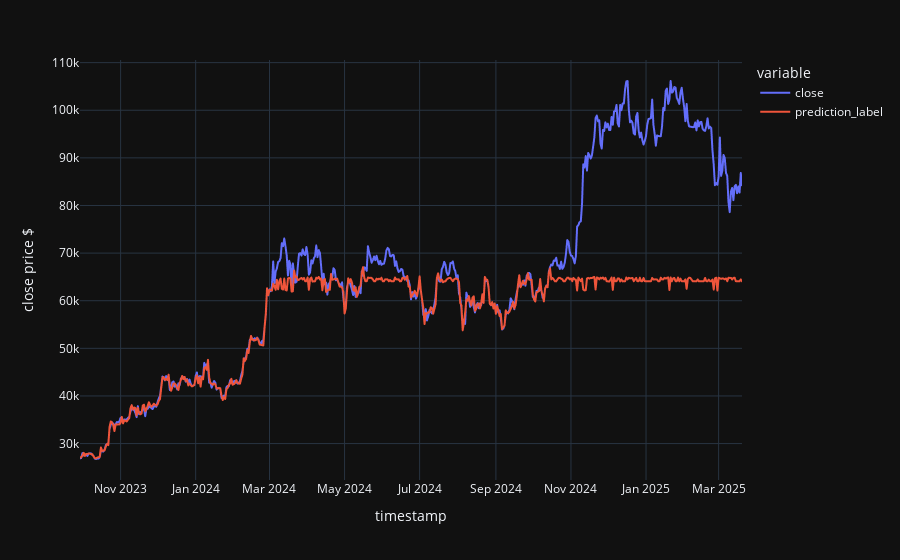

Here is the notebook cell this chart was saved with:
### Code cell
import plotly.express as px

fig = px.line(y_predict, y=['close', 'prediction_label'], template='plotly_dark', labels={"value" : "close price $"})

fig.show()

# fig.show()

### Figure 1 — Plotly figure (JSON) as saved in the notebook; plotly's stock layout.template omitted (floating-point values rounded to 4 significant figures; data arrays with more than 128 entries replaced by an {"elided": "..."} marker saying what was removed)
{"data": [{"hovertemplate": "variable=close<br>timestamp=%{x}<br>close price $=%{y}<extra></extra>", "legendgroup": "close", "line": {"color": "#636efa", "dash": "solid"}, "marker": {"symbol": "circle"}, "mode": "lines", "name": "close", "showlegend": true, "type": "scattergl", "x": {"elided": "539 str values"}, "xaxis": "x", "y": {"elided": "539 float values"}, "yaxis": "y"}, {"hovertemplate": "variable=prediction_label<br>timestamp=%{x}<br>close price $=%{y}<extra></extra>", "legendgroup": "prediction_label", "line": {"color": "#EF553B", "dash": "solid"}, "marker": {"symbol": "circle"}, "mode": "lines", "name": "prediction_label", "showlegend": true, "type": "scattergl", "x": {"elided": "539 str values"}, "xaxis": "x", "y": {"elided": "539 float values"}, "yaxis": "y"}], "layout": {"legend": {"title": {"text": "variable"}, "tracegroupgap": 0}, "margin": {"t": 60}, "xaxis": {"anchor": "y", "domain": [0, 1], "title": {"text": "timestamp"}}, "yaxis": {"anchor": "x", "domain": [0, 1], "title": {"text": "close price $"}}}}
